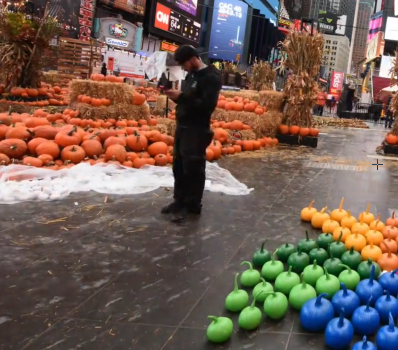
#> input picture images/t1_1.png, 398 x 350 px
$ python t1.py
#> lines starting #> are read from the running program, lines starting #| are printed output that depends on the picture
#> further down, img1 is the input picture: shape (350, 398, 3); mean B, G, R 83.2, 93.9, 113.9
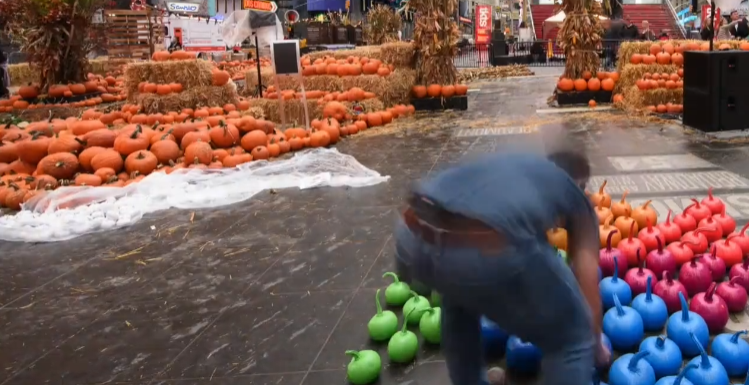
#> input picture images/t1_2.png, 749 x 385 px
#> further down, img2 is the input picture: shape (385, 749, 3); mean B, G, R 85, 91.1, 117.7
# Only add your code inside the function (including newly improted packages)
# You can design a new function and call the new function in the given functions.
# Not following the project guidelines will result in a 10% reduction in grades

import cv2
import numpy as np
import matplotlib.pyplot as plt


def stitch_background(img1, img2, savepath=''):
    "The output image should be saved in the savepath."
#> called with savepath = 'task1.png'
    "Do NOT modify the code provided."

    from math import floor

    gray_img1 = cv2.cvtColor(img1, cv2.COLOR_BGR2GRAY)
    gray_img2 = cv2.cvtColor(img2, cv2.COLOR_BGR2GRAY)
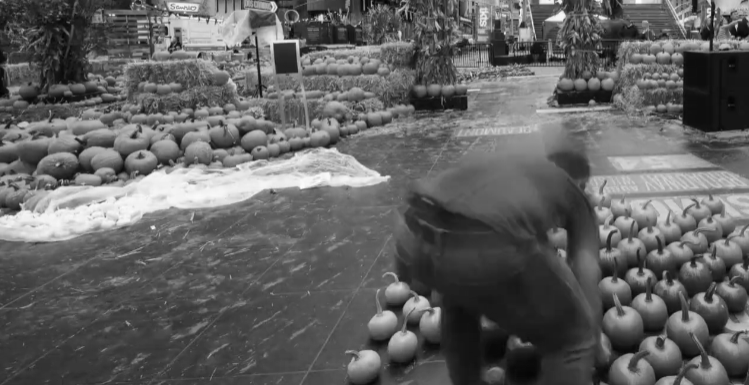
#> gray_img2: shape (385, 749); min 3, max 254, mean 98.3

    sift = cv2.xfeatures2d.SIFT_create(
        nfeatures=1000)  # try different values

    keypoint1, descriptor1 = sift.detectAndCompute(gray_img1, None)
#> keypoint1 = 1000 keypoints; strongest (x, y, size): (178, 27, 1.9), (162, 17, 10.5), (179, 74, 9.3), (377, 62, 5.8)
    keypoint2, descriptor2 = sift.detectAndCompute(gray_img2, None)
#> keypoint2 = 1000 keypoints; strongest (x, y, size): (321, 18, 4.7), (560, 17, 7.5), (736, 26, 2.2), (715, 19, 1.8)

    # matches = []
    matches_directional = []

    for des_index_1 in range(len(descriptor1)):
        key_des = list()
        for des_index_2 in range(len(descriptor2)):
            ssd = np.sum((descriptor1[des_index_1][:] -
                          descriptor2[des_index_2][:])**2)
            key_des.append([des_index_2, ssd])
        key_des = sorted(key_des, key=lambda l: l[1])

        ratio = key_des[0][1] / key_des[1][1]
        if ratio < 0.6:
            matches_directional.append([(keypoint1[des_index_1]).pt,
                                        (keypoint2[key_des[0][0]]).pt])
#> this loop made 1000 passes
#> ratio on passes 1 to 3: 0.899, 0.827, 0.972
#> after the loop, matches_directional = 204 items

    if len(matches_directional) < 20:
        print("bad match...\nSHOULD NOT HAPPEN")

    pts_1 = np.asarray([i_m[0] for i_m in matches_directional])
#> pts_1 = 204 pairs, first value 6.02 to 385.9, second value 5.67 to 324.8
    pts_2 = np.asarray([i_m[1] for i_m in matches_directional])
#> pts_2 = 204 pairs, first value 52.74 to 734.3, second value 4.42 to 358.4

    H, status = cv2.findHomography(pts_2, pts_1, cv2.RANSAC, 4.0)
#> H = [[0.736, -0.0863, -16.9], [0.103, 0.747, 18.34], [4.11e-06, 1.82e-06, 1]]; status = 204 values, max 1 at index 0, min 0 at index 1, mean 0.926

    """
        NOTE: My implementation of something like a warp perspective. Slower than the opencv function.
              However professor initially adviced me not to use warpPerspective function in a Piazza post.
              Post number: @357_f1
              Post link: https://piazza.com/class/kyezjpl4zxb3k6?cid=357
    """
    top_left = np.mat([[0], [0], [1]])
    top_left_transformed = (np.dot(H, top_left)).tolist()
#> top_left_transformed = [[-16.9], [18.34], [1]]
    top_left_transformed = [(el[0]/top_left_transformed[2][0])
                            for el in top_left_transformed]
#> top_left_transformed = [-16.9, 18.34, 1]

    bottom_left = np.mat([[0], [len(img2)-1], [1]])
#> bottom_left = [[0], [384], [1]]
    bottom_left_transformed = (np.dot(H, bottom_left)).tolist()
#> bottom_left_transformed = [[-50.03], [305.3], [1]]
    bottom_left_transformed = [(el[0]/bottom_left_transformed[2][0])
                               for el in bottom_left_transformed]
#> bottom_left_transformed = [-49.99, 305.1, 1]

    top_right = np.mat([[len(img2[0])-1], [0], [1]])
#> top_right = [[748], [0], [1]]
    top_right_transformed = (np.dot(H, top_right)).tolist()
#> top_right_transformed = [[533.5], [95.04], [1]]
    top_right_transformed = [(el[0]/top_right_transformed[2][0])
                             for el in top_right_transformed]
#> top_right_transformed = [531.9, 94.75, 1]

    bottom_right = np.mat([[len(img2[0])-1], [len(img2)-1], [1]])
#> bottom_right = [[748], [384], [1]]
    bottom_right_transformed = (np.dot(H, bottom_right)).tolist()
#> bottom_right_transformed = [[500.4], [382], [1]]
    bottom_right_transformed = [(el[0]/bottom_right_transformed[2][0])
                                for el in bottom_right_transformed]
#> bottom_right_transformed = [498.5, 380.5, 1]

    edges_transformed = [top_left_transformed, bottom_left_transformed,
                         top_right_transformed, bottom_right_transformed]
#> edges_transformed = [[-16.9, 18.34, 1], [-49.99, 305.1, 1], [531.9, 94.75, 1], [498.5, 380.5, 1]]

    temp1 = [i_et[0] for i_et in edges_transformed]
#> temp1 = [-16.9, -49.99, 531.9, 498.5]
    temp2 = [i_et[1] for i_et in edges_transformed]
#> temp2 = [18.34, 305.1, 94.75, 380.5]
    min_x = round(min(temp1))
#> min_x = -50
    max_x = round(max(temp1))
#> max_x = 532
    min_y = round(min(temp2))
#> min_y = 18
    max_y = round(max(temp2))
#> max_y = 381

    H_inv = np.linalg.inv(H)
#> H_inv = [[1.34, 0.154, 19.77], [-0.183, 1.32, -27.26], [-5.16e-06, -3.03e-06, 1]]

    col_size = max_x-min_x + 1
#> col_size = 583
    row_size = max_y-min_y + 1
#> row_size = 364

    col_size = max_x-min_x + 1
    row_size = max_y-min_y + 1

    final_min_x = min_x if min_x < 0 else 0
#> final_min_x = -50
    final_max_x = max_x if max_x > len(
        img1[0]) - 1 else len(img1[0]) - 1
#> final_max_x = 532
    final_min_y = min_y if min_y < 0 else 0
#> final_min_y = 0
    final_max_y = max_y if max_y > len(img1) - 1 else len(img1) - 1
#> final_max_y = 381

    final_col_size = (final_max_x - final_min_x + 1)
#> final_col_size = 583
    final_row_size = (final_max_y - final_min_y + 1)
#> final_row_size = 382

    blank_image = np.zeros(
        (final_row_size, final_col_size, 3), np.uint8)
    blend_m = np.zeros((final_row_size, final_col_size))
    image_one = blank_image.copy()

    i_loop = 0
    for row_index in range(final_min_y, final_max_y + 1):
        j = 0
        for col_index in range(final_min_x, final_max_x + 1):
            v = np.array([[col_index, row_index, 1.0]]).T
            result_coord = np.dot(H_inv, v).tolist()
            result_coord = [(el[0]/result_coord[2][0])
                            for el in result_coord]
            r_no = result_coord[1]
            # [r_no, c_no] is in image_2 space
            c_no = result_coord[0]
            if 0 < r_no and r_no < len(img2) - 1 and 0 < c_no and c_no < len(img2[0]) - 1:
                # here get result of bilinear interpolation into the image_ matrix
                # coordinates of image_ will be [i, j]
                b = r_no - floor(r_no)
                a = c_no - floor(c_no)
                zero_channel = ((1 - a) * (1 - b) * img2[floor(r_no)][floor(c_no)][0]
                                + a*(1 - b) *
                                img2[floor(r_no)][floor(
                                    c_no) + 1][0]
                                + a * b *
                                img2[floor(r_no) +
                                        1][floor(c_no) + 1][0]
                                + (1 - a) * b * img2[floor(r_no) + 1][floor(c_no)][0])
                # zero_channel = 0 if zero_channel <= 0 else zero_channel
                one_channel = ((1 - a) * (1 - b) * img2[floor(r_no)][floor(c_no)][1]
                               + a*(1 - b) *
                               img2[floor(r_no)][floor(
                                   c_no) + 1][1]
                               + a * b *
                               img2[floor(r_no) +
                                    1][floor(c_no) + 1][1]
                               + (1 - a) * b * img2[floor(r_no) + 1][floor(c_no)][1])
                # one_channel = 0 if one_channel <= 0 else one_channel
                two_channel = ((1 - a) * (1 - b) * img2[floor(r_no)][floor(c_no)][2]
                               + a*(1 - b) * img2[floor(r_no)
                                                  ][floor(c_no) + 1][2]
                               + a * b *
                               img2[floor(r_no) +
                                    1][floor(c_no) + 1][2]
                               + (1 - a) * b * img2[floor(r_no) + 1][floor(c_no)][2])
                # two_channel = 0 if two_channel <= 0 else two_channel
                if len(img2) >= 80:
                    left = r_no - 0
                    right = len(img2) - 1 - r_no
                    value = 0
                    if (left < right):
                        value = left/40 + 1/40 if left < 40 and value < 1 else 1
                    else:
                        value = right/40 + 1/40 if right < 40 and value < 1 else 1
                    up = c_no - 0
                    down = len(img2[0]) - 1 - c_no
                    v_value = 0
                    if up < down:
                        v_value = up/40 + 1/40 if up < 40 and v_value < 1 else 1
                    else:
                        v_value = down/40 + 1/40 if down < 40 and v_value < 1 else 1
                    final_value = v_value if v_value < value else value
                    blend_m[i_loop][j] = final_value
                else:
                    blend_m[i_loop][j] = 1
                blank_image[i_loop][j][0] = zero_channel
                blank_image[i_loop][j][1] = one_channel
                blank_image[i_loop][j][2] = two_channel
            j += 1
        i_loop += 1
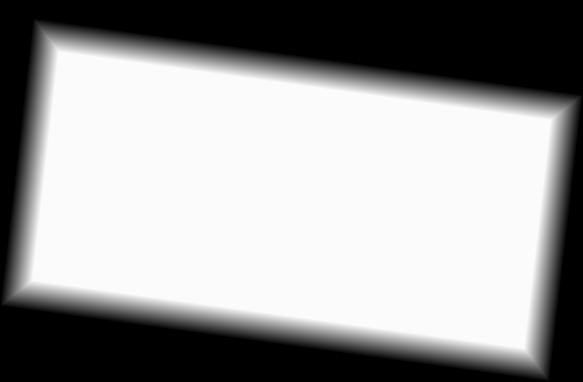
#> blend_m: shape (382, 583) float64; min 0, max 1.01, mean 0.614; drawn with min black and max white
#> after the loop, i_loop = 382

    min_x = min_x if min_x < 0 else 0
    min_y = min_y if min_y < 0 else 0
#> min_y = 0
    transformed_img = blank_image.copy()
    blank_image[0-min_y:img1.shape[0]-min_y,
                0-min_x:img1.shape[1]-min_x] = img1
    image_one[0-min_y:img1.shape[0]-min_y,
              0-min_x:img1.shape[1]-min_x] = img1

    for row_index in range(len(blank_image)):
        for col_index in range(len(blank_image[0])):
            t_b = transformed_img[row_index][col_index][0]
            t_g = transformed_img[row_index][col_index][1]
            t_r = transformed_img[row_index][col_index][2]
            if (t_b == 0 and t_g == 0 and t_r == 0):
                pass
            else:  # following pixels will have value
                blank_image[row_index][col_index][0] = t_b
                blank_image[row_index][col_index][1] = t_g
                blank_image[row_index][col_index][2] = t_r
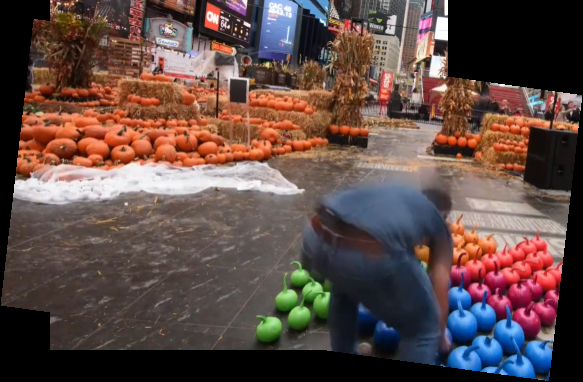
#> blank_image: shape (382, 583, 3); mean B, G, R 70.2, 74.6, 95

    # go through both images pixel by pixel
    vertical_start = None
    vertical_end = None
    horizontal_start = None
    horizontal_end = None

    for row_index in range(len(blank_image)):
        for col_index in range(len(blank_image[0])):

            if blank_image[row_index][col_index][0] != 0 \
                    and blank_image[row_index][col_index][1] != 0 \
                    and blank_image[row_index][col_index][2] != 0 \
                    and image_one[row_index][col_index][0] != 0 \
                    and image_one[row_index][col_index][1] != 0 \
                    and image_one[row_index][col_index][2] != 0:
                # find overlaping part

                if vertical_start == None:
                    vertical_start = row_index
                if vertical_end == None:
                    vertical_end = row_index
                elif vertical_end < row_index:
                    vertical_end = row_index
                if horizontal_start == None:
                    horizontal_start = col_index
                elif horizontal_start > col_index:
                    horizontal_start = col_index
                if horizontal_end == None:
                    horizontal_end = col_index
                elif horizontal_end < col_index:
                    horizontal_end = col_index
#> after the loop, horizontal_end = 447; horizontal_start = 50; vertical_end = 349; vertical_start = 0

    step_size = round((horizontal_end - horizontal_start + 1)/10)
#> step_size = 40
    for block_i in range(10):
        start = horizontal_start + block_i*step_size
        end = horizontal_start + (block_i+1)*step_size
        if block_i == 9:
            end = horizontal_end
        blank_block = blank_image[vertical_start:vertical_end+1, start:end+1]
        blank_block_blur = cv2.GaussianBlur(blank_block, (5, 5), 0)
        blank_block_edges = cv2.Canny(
            image=blank_block_blur, threshold1=0, threshold2=100)

        image_one_block = image_one[vertical_start:vertical_end+1, start:end+1]
        image_one_block_blur = cv2.GaussianBlur(image_one_block, (5, 5), 0)
        image_one_block_edges = cv2.Canny(
            image=image_one_block_blur, threshold1=0, threshold2=100)

        if np.count_nonzero(image_one_block_edges) > np.count_nonzero(blank_block_edges):
            blank_image[vertical_start:vertical_end+1, start:end +
                        1] = image_one[vertical_start:vertical_end+1, start:end+1]
#> this loop made 10 passes
#> start on passes 1 to 10: 50, 90, 130, 170, 210, 250, 290, 330, 370, 410
#> pass 1, in stitch_background, `blank_block_edges = cv2.Canny( image=blank_block_blur, threshold1=0, t..`:
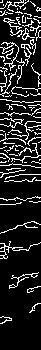
#> blank_block_edges: shape (350, 41); 14.6% white in thin lines or dots
#> pass 1, in stitch_background, `image_one_block = image_one[vertical_start:vertical_end+1, start:end+1]`:
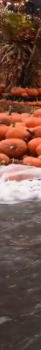
#> image_one_block: shape (350, 41, 3); mean B, G, R 67.7, 80, 113.2
#> after the loop:
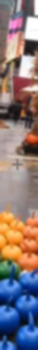
#> image_one_block_blur: shape (350, 38, 3); mean B, G, R 120.3, 118.8, 134.9

    cv2.imwrite(savepath, blank_image)

    return


if __name__ == "__main__":
    img1 = cv2.imread('./images/t1_1.png')
    img2 = cv2.imread('./images/t1_2.png')
    savepath = 'task1.png'
    stitch_background(img1, img2, savepath=savepath)
